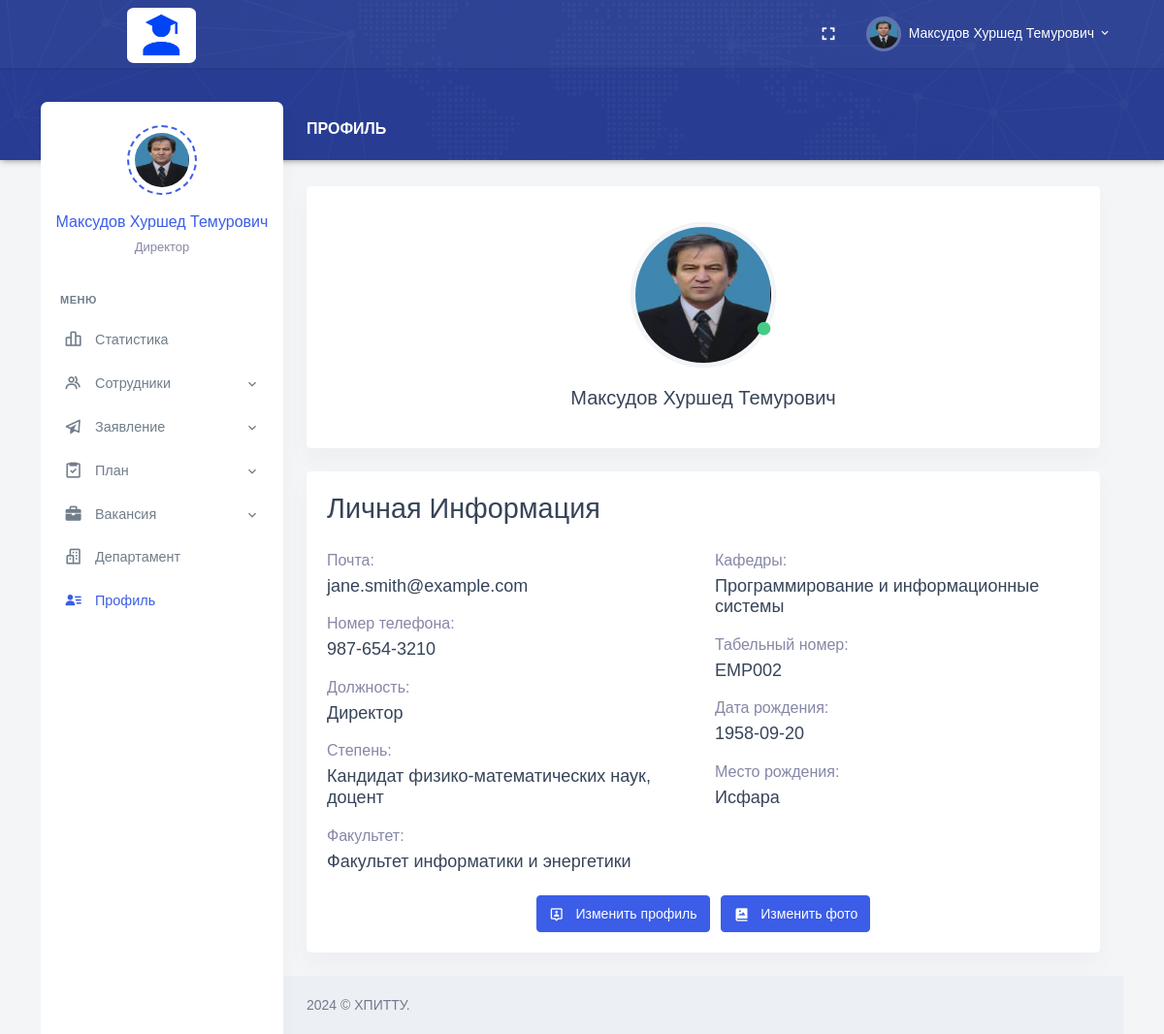
/HR/profile.php (signed in), run on the app's committed database.
### tables this page shows
CREATE TABLE `employees` (
  `Employee_Id` int NOT NULL AUTO_INCREMENT,
  `Full_Name` varchar(255) DEFAULT NULL,
  `Date_of_Birth` date DEFAULT NULL,
  `Place_of_Birth` varchar(255) DEFAULT NULL,
  `Position_Id` int DEFAULT NULL,
  `Degree_Id` int DEFAULT NULL,
  `Faculty_Id` int DEFAULT NULL,
  `Department_Id` int DEFAULT NULL,
  `User_Role_Id` int DEFAULT NULL,
  `Email` varchar(255) DEFAULT NULL,
  `Phone_Number` varchar(20) DEFAULT NULL,
  `Employee_Number` varchar(20) DEFAULT NULL,
  `Date_Added` date DEFAULT NULL,
  `Path_Photo` varchar(255) DEFAULT NULL,
  `Username` varchar(255) DEFAULT NULL,
  `Password` varchar(255) DEFAULT NULL,
  PRIMARY KEY (`Employee_Id`),
  KEY `Degree_Id` (`Degree_Id`),
  KEY `Faculty_Id` (`Faculty_Id`),
  KEY `Department_Id` (`Department_Id`),
  KEY `User_Role_Id` (`User_Role_Id`),
  KEY `employees_ibfk_1` (`Position_Id`),
  CONSTRAINT `employees_ibfk_1` FOREIGN KEY (`Position_Id`) REFERENCES `positions` (`Position_Id`) ON DELETE CASCADE ON UPDATE CASCADE,
  CONSTRAINT `employees_ibfk_2` FOREIGN KEY (`Degree_Id`) REFERENCES `degrees` (`Degree_Id`) ON DELETE CASCADE ON UPDATE CASCADE,
  CONSTRAINT `employees_ibfk_3` FOREIGN KEY (`Faculty_Id`) REFERENCES `faculties` (`Faculty_Id`) ON DELETE CASCADE ON UPDATE CASCADE,
  CONSTRAINT `employees_ibfk_4` FOREIGN KEY (`Department_Id`) REFERENCES `departments` (`Department_Id`) ON DELETE CASCADE ON UPDATE CASCADE,
  CONSTRAINT `employees_ibfk_5` FOREIGN KEY (`User_Role_Id`) REFERENCES `user_roles` (`User_Role_Id`) ON DELETE CASCADE ON UPDATE CASCADE
);

CREATE TABLE `positions` (
  `Position_Id` int NOT NULL,
  `Position_Name` varchar(255) DEFAULT NULL,
  PRIMARY KEY (`Position_Id`)
);

CREATE TABLE `degrees` (
  `Degree_Id` int NOT NULL,
  `Degree_Name` varchar(255) DEFAULT NULL,
  PRIMARY KEY (`Degree_Id`)
);

CREATE TABLE `faculties` (
  `Faculty_Id` int NOT NULL,
  `Faculty_Name` varchar(255) DEFAULT NULL,
  PRIMARY KEY (`Faculty_Id`)
);

CREATE TABLE `departments` (
  `Department_Id` int NOT NULL,
  `Department_Name` varchar(255) DEFAULT NULL,
  PRIMARY KEY (`Department_Id`)
);

### HR/profile.php (the view, shortened to what the rows shown need)
<?php
require_once "header.php";
require_once "../conn.php";
$sql_query = "SELECT Full_Name, Position_Id, Email, Phone_Number, Degree_Id, Faculty_Id, Department_Id, Employee_Number, Date_Of_Birth, Place_Of_Birth, Path_Photo FROM employees WHERE Username = ?";
$stmt = mysqli_prepare($conn, $sql_query);
if ($stmt) {
    mysqli_stmt_bind_param($stmt, "s", $_SESSION["Username"]);
    mysqli_stmt_execute($stmt);
    $result = mysqli_stmt_get_result($stmt);
    if (mysqli_num_rows($result) > 0) {
        $row = mysqli_fetch_assoc($result);
        $Full_Name = ucwords($row["Full_Name"]);
        $Position_Id = $row["Position_Id"];
        $Email = $row["Email"];
        $Phone_Number = $row["Phone_Number"];
        $Degree_Id = $row["Degree_Id"];
        $Faculty_Id = $row["Faculty_Id"];
        $Department_Id = $row["Department_Id"];
        $Employee_Number = $row["Employee_Number"];
        $Date_Of_Birth = $row["Date_Of_Birth"];
        $Place_Of_Birth = $row["Place_Of_Birth"];
        $Path_Photo = $row["Path_Photo"];
        $sql_faculty = "SELECT Faculty_Name FROM faculties WHERE Faculty_Id = ?";
        $stmt_faculty = mysqli_prepare($conn, $sql_faculty);
        mysqli_stmt_bind_param($stmt_faculty, "i", $Faculty_Id);
        mysqli_stmt_execute($stmt_faculty);
        $result_faculty = mysqli_stmt_get_result($stmt_faculty);
        $row_faculty = mysqli_fetch_assoc($result_faculty);
        $Faculty_Name = $row_faculty['Faculty_Name'];
        $sql_department = "SELECT Department_Name FROM departments WHERE Department_Id = ?";
        $stmt_department = mysqli_prepare($conn, $sql_department);
        mysqli_stmt_bind_param($stmt_department, "i", $Department_Id);
        mysqli_stmt_execute($stmt_department);
        $result_department = mysqli_stmt_get_result($stmt_department);
        $row_department = mysqli_fetch_assoc($result_department);
        $Department_Name = $row_department['Department_Name'];
        $sql_position = "SELECT Position_Name FROM positions WHERE Position_Id = ?";
        $stmt_position = mysqli_prepare($conn, $sql_position);
        mysqli_stmt_bind_param($stmt_position, "i", $Position_Id);
        mysqli_stmt_execute($stmt_position);
        $result_position = mysqli_stmt_get_result($stmt_position);
        $row_position = mysqli_fetch_assoc($result_position);
        $Position_Name = $row_position['Position_Name'];
        $sql_degree = "SELECT Degree_Name FROM degrees WHERE Degree_Id = ?";
        $stmt_degree = mysqli_prepare($conn, $sql_degree);
        mysqli_stmt_bind_param($stmt_degree, "i", $Degree_Id);
        mysqli_stmt_execute($stmt_degree);
        $result_degree = mysqli_stmt_get_result($stmt_degree);
        $row_degree = mysqli_fetch_assoc($result_degree);
        $Degree_Name = $row_degree['Degree_Name'];
    } else {
        echo "Данные не найдены";
    }
} else {
    echo "Ошибка запроса: " . mysqli_error($conn);
}
?>
<div class="main-content">
    <div class="page-content">
        <div class="row">
            <div class="col-md-12 col-xl-12">
                <div class="card">
                    <div class="card-body">
                        <div class="profile-widgets py-3">
                            <div class="text-center">
                                <div class="d-flex justify-content-center align-items-center">
                                    <div class="position-relative">
                                        <img src="../Personal/upload/<?php if(!empty($Path_Photo)){ echo $Path_Photo; }else{ echo "1.jpg"; } ?>" alt=""
                                            class="avatar-lg mx-auto img-thumbnail rounded-circle"
                                            style="width: 150px; height: 150px;">
                                        <div class="online-circle"
                                            style="position: absolute; right: -50px; top: 100px;">
                                            <i class="fas fa-circle text-success"></i>
                                        </div>
                                    </div>
                                </div>
                                <div class="mt-3">
                                    <a href="#" class="text-reset fw-medium font-size-20"><?php echo $Full_Name; ?></a>
                                </div>
                            </div>
                        </div>
                    </div>
                </div>
                <div class="card">
                    <div class="card-body">
                        <h2>Личная Информация</h2>
                        <div class="row">
                            <div class="col-md-6">
                                <div class="mt-3">
                                    <p class="font-size-16 text-muted mb-1">Почта:</p>
                                    <h5 class=""><?php echo $Email; ?></h5>
                                </div>
                                <div class="mt-3">
                                    <p class="font-size-16 text-muted mb-1">Номер телефона:</p>
                                    <h5 class=""><?php echo $Phone_Number; ?></h5>
                                </div>
                                <div class="mt-3">
                                    <p class="font-size-16 text-muted mb-1">Должность:</p>
                                    <h5 class=""><?php echo $Position_Name; ?></h5>
                                </div>
                                <div class="mt-3">
                                    <p class="font-size-16 text-muted mb-1">Степень:</p>
                                    <h5 class=""><?php echo $Degree_Name; ?></h5>
                                </div>
                                <div class="mt-3">
                                    <p class="font-size-16 text-muted mb-1">Факультет:</p>
                                    <h5 class=""><?php echo $Faculty_Name; ?></h5>
                                </div>
                            </div>
                            <div class="col-md-6">
                                <div class="mt-3">
                                    <p class="font-size-16 text-muted mb-1">Кафедры:</p>
                                    <h5 class=""><?php echo $Department_Name; ?></h5>
                                </div>
                                <div class="mt-3">
                                    <p class="font-size-16 text-muted mb-1">Табельный номер:</p>
                                    <h5 class=""><?php echo $Employee_Number; ?></h5>
                                </div>
                                <div class="mt-3">
                                    <p class="font-size-16 text-muted mb-1">Дата рождения:</p>
                                    <h5 class=""><?php echo $Date_Of_Birth; ?></h5>
                                </div>
                                <div class="mt-3">
                                    <p class="font-size-16 text-muted mb-1">Место рождения:</p>
                                    <h5 class=""><?php echo $Place_Of_Birth; ?></h5>
                                </div>
                            </div>
                        </div>
                    </div>
                </div>
            </div>
        </div>
    </div>
    <?php
require_once "footer.php";
?>

### HR/header.php (shortened to what the rows shown need)
<?php
    require_once "../conn.php";
    $sql_command = "SELECT e.*, p.Position_Name, e.Path_Photo
    FROM employees e
    INNER JOIN positions p ON e.Position_Id = p.Position_Id
    WHERE e.Username = '{$_SESSION['Username']}'";
$result = mysqli_query($conn, $sql_command);
if (mysqli_num_rows($result) > 0) {
while ($rows = mysqli_fetch_assoc($result)) {
$Full_Name = ucwords($rows["Full_Name"]);
$Position_Name = $rows["Position_Name"];
$Path_Photo = $rows["Path_Photo"];
}
}
?>
<!doctype html>
<html lang="en">
<head>
    <link href="/assets/css/bootstrap.min.css" id="bootstrap-style" rel="stylesheet" type="text/css" />
    <link href="/assets/css/app.min.css" id="app-style" rel="stylesheet" type="text/css" />
    <link href="/assets/libs/datatables.net-bs4/css/dataTables.bootstrap4.min.css" rel="stylesheet" type="text/css" />
    <link href="/assets/libs/datatables.net-buttons-bs4/css/buttons.bootstrap4.min.css" rel="stylesheet"
        type="text/css" />
    <link href="/assets/libs/datatables.net-responsive-bs4/css/responsive.bootstrap4.min.css" rel="stylesheet"
        type="text/css" />
    <link href="/assets/css/icons.min.css" rel="stylesheet" type="text/css" />
</head>
<body data-layout="detached" data-topbar="colored">
<div class="container-fluid">
        <div id="layout-wrapper">
        <header id="page-topbar" class="fixed-top">
                <div class="navbar-header">
                    <div class="container-fluid">
                        <div class="float-end">
                            <div class="dropdown d-inline-block">
                                <button type="button" class="btn header-item waves-effect"
                                    id="page-header-user-dropdown" data-bs-toggle="dropdown" aria-haspopup="true"
                                    aria-expanded="false">
                                    <img class="rounded-circle header-profile-user"
                                        src="../Personal/upload/<?php if(!empty($Path_Photo)){ echo $Path_Photo; }else{ echo "1.jpg"; } ?>" alt="Header Avatar">
                                    <span class="d-none d-xl-inline-block ms-1"><?php echo $Full_Name; ?></span>
                                    <i class="mdi mdi-chevron-down d-none d-xl-inline-block"></i>
                                </button>
                            </div>
                        </div>
                    </div>
            </header>
            <div class="vertical-menu">
                <div class="h-100">
                    <div class="user-wid text-center py-4">
                        <div class="user-img">
                            <img src="../Personal/upload/<?php if(!empty($Path_Photo)){ echo $Path_Photo; }else{ echo "1.jpg"; } ?>" alt=""
                                class="avatar-md mx-auto rounded-circle">
                        </div>
                        <div class="mt-3">
                            <a href="#" class="text-reset fw-medium font-size-16"><?php echo $Full_Name; ?></a>
                            <p class="text-muted mt-1 mb-0 font-size-13"><?php echo $Position_Name; ?></p>
                        </div>
                    </div>
                </div>
            </div>

### data on the page
employees: Path_Photo (picture), Full_Name "Максудов Хуршед Темурович", Position_Id.Position_Name "Директор", Email "jane.smith@example.com", Phone_Number "987-654-3210", Employee_Number "EMP002", Date_of_Birth "1958-09-20", Place_of_Birth "Исфара"
positions: Position_Name "Директор"
degrees: Degree_Name "Кандидат физико-математических наук, доцент"
faculties: Faculty_Name "Факультет информатики и энергетики"
departments: Department_Name "Программирование и информационные системы"
